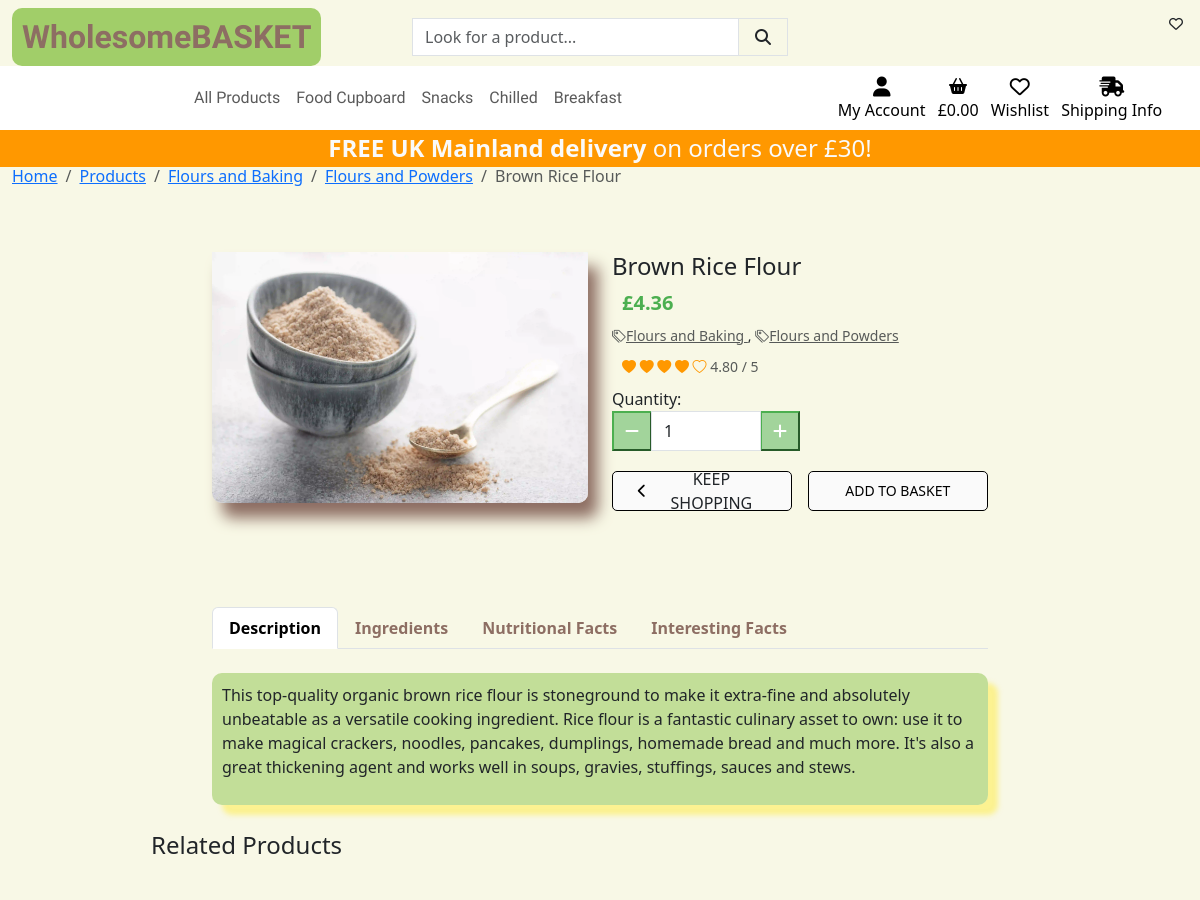
/products/28, run on the app's committed database.
### products/models.py (models this page shows, shortened)
class Category(models.Model):
    class Meta:
        verbose_name_plural = 'Categories'
    name = models.CharField(max_length=254)
    friendly_name = models.CharField(max_length=254, null=True, blank=True)
    image = models.ImageField(upload_to='categories/', null=True, blank=True)

class Product(models.Model):
    category = models.ManyToManyField('Category', related_name='products')
    sku = models.CharField(max_length=254, null=True, blank=True)
    name = models.CharField(max_length=254)
    description = models.TextField()
    price = models.DecimalField(max_digits=6, decimal_places=2, null=True, blank=True)
    ingredients = models.TextField()
    rating = models.DecimalField(max_digits=6, decimal_places=2, null=True, blank=True)
    image = models.ImageField(null=True, blank=True)
    size = models.CharField(max_length=254, null=True, blank=True)

### products/views.py (the view)
# urls.py: path('<product_id>', views.product_detail, name='product_detail'),
def product_detail(request, product_id):
    product = get_object_or_404(Product, pk=product_id)
    categories = product.category.all()
    nutritional_facts = product.nutritional_facts.all()
    related_products = product.related_products.all()
    fast_facts = product.fast_facts.all()
    context = {
        'product': product,
        'categories': categories,
        'nutritional_facts': nutritional_facts,
        'related_products': related_products,
        'interesting_facts': fast_facts,
    }
    return render(request, 'products/product_detail.html', context)

### basket/contexts.py (called while the page is built, shortened)
def basket_contents(request):
    basket_items = []
    total = 0
    product_count = 0
    basket = request.session.get('basket', {})
    if total < settings.FREE_SHIPPING_THRESHOLD:
        shipping = total * Decimal(settings.STANDARD_SHIPPING_PERCENTAGE / 100)
        free_shipping_delta = settings.FREE_SHIPPING_THRESHOLD - total
    else:
        shipping = 0
        free_shipping_delta = 0
    grand_total = shipping + total
    context = {
        'basket_items': basket_items,
        'total': total,
        'product_count': product_count,
        'shipping': shipping,
        'free_shipping_delta': free_shipping_delta,
        'free_shipping_threshold': settings.FREE_SHIPPING_THRESHOLD,
        'grand_total': grand_total,
    }
    return context

### products/templates/products/product_detail.html (shortened to what this page needs)
{% extends "base.html" %}
{% load static %}
{% block page_header %}
<div class="container header-container">
</div>
{% endblock %}
{% block content %}
<div class="overlay"></div>
<div class="container-fluid">
    <nav aria-label="breadcrumb">
        <ol class="breadcrumb">
            <li class="breadcrumb-item"><a href="{% url 'homepage' %}">Home</a></li>
            <li class="breadcrumb-item"><a href="{% url 'products' %}">Products</a></li>
            {% for category in categories %}
            <li class="breadcrumb-item"><a href="{% url 'products' %}?category={{ category.name }}">{{ category.friendly_name }}</a></li>
            {% endfor %}
            <li class="breadcrumb-item active" aria-current="page">{{ product.name }}</li>
        </ol>
    </nav>
    <div class="row">
        <div class="col-12 col-md-6 col-lg-4 offset-lg-2">
            <div class="image-container my-5">
                {% if product.image %}
                <a href="#">
                    <img class="card-img-top img-fluid main-image" src="{{ product.image.url }}"
                        alt="{{ product.name }}">
                </a>
                {% else %}
                <a href="">
                    <img class="card-img-top img-fluid" src="{% static 'noimage.png' %}" alt="{{ product.name }}">
                </a>
                {% endif %}
            </div>
        </div>
        <div class="col-12 col-md-6 col-lg-4">
            <div class="product-details-container mb-5 mt-md-5">
                <h4 class="mb-0">{{ product.name }}</h4>
                {% if product.price %}
                <h5 class="product-price">£{{ product.price }}</h5>
                {% endif %}
                <a class="btn btn-sm position-absolute top-0 end-0 m-2"><i class="far fa-heart"></i></a>
                {% if product.category.exists %}
                <p class="small mt-1 mb-0">
                    {% for category in product.category.all %}
                    <a class="text-muted" href="{% url 'products' %}?category={{ category.name }}">
                        <i class="bi bi-tags"></i>{{ category.friendly_name }}
                    </a>
                    {% if not forloop.last %}, {% endif %}
                    {% endfor %}
                </p>
                {% endif %}
                {% if product.rating %}
                <small class="text-muted">
                    <div class="rating">
                        {% for i in "12345" %}
                        {% if forloop.counter <= product.rating %} <i class="bi bi-heart-fill"></i>
                            {% else %}
                            <i class="bi bi-heart"></i>
                            {% endif %}
                            {% endfor %}
                            {{ product.rating }} / 5
                    </div>
                </small>
                {% else %}
                <small class="text-muted">No Rating</small>
                {% endif %}
                <form class="form" action="{% url 'add_to_basket' product.id %}" method="POST">
                    <div class="form-group">
                        <label for="quantity">Quantity:</label>
                        <div class="input-group w-50">
                            <div class="input-group-prepend">
                                <button type="button" class="pigment-green-btn rounded-0 decrement-qty" data-item_id="{{ product.id }}" id="decrement-qty_{{ product.id }}">
                                    <span class="icon"><i class="fas fa-minus"></i></span>
                                </button>
                            </div>
                            <input id="quantity_{{ product.id }}" class="form-control qty_input" type="number" name="quantity" value="1" min="1" max="99" data-item_id="{{ product.id }}">
                            <div class="input-group-append">
                                <button type="button" class="pigment-green-btn rounded-0 increment-qty" data-item_id="{{ product.id }}" id="increment-qty_{{ product.id }}">
                                    <span class="icon"><i class="fas fa-plus"></i></span>
                                </button>
                            </div>
                        </div>
                    </div>
                    <div class="button-row">
                        <a href="{% url 'products' %}" class="btn-link-as-button seasalt-btn">
                            <span class="icon">
                                <i class="fas fa-chevron-left"></i>
                            </span>
                            <span class="btn text-uppercase cinereous">Keep Shopping</span>
                        </a>
                        <button type="submit" class="btn-link-as-button seasalt-btn">
                            <span class="text-uppercase">Add to Basket</span>
                        </button>
                    </div>
                </form>
            </div>
        </div>
    </div>
    <div class="row mt-5">
        <div class="col-12 col-md-8 offset-md-2">
            <ul class="nav nav-tabs custom-tabs" id="productTabs" role="tablist">
                <li class="nav-item" role="presentation">
                    <button class="nav-link active" id="description-tab" data-bs-toggle="tab"
                        data-bs-target="#description" type="button" role="tab" aria-controls="description"
                        aria-selected="true">Description</button>
                </li>
                <li class="nav-item" role="presentation">
                    <button class="nav-link" id="ingredients-tab" data-bs-toggle="tab" data-bs-target="#ingredients"
                        type="button" role="tab" aria-controls="ingredients" aria-selected="false">Ingredients</button>
                </li>
                <li class="nav-item" role="presentation">
                    <button class="nav-link" id="nutritional-tab" data-bs-toggle="tab" data-bs-target="#nutritional"
                        type="button" role="tab" aria-controls="nutritional" aria-selected="false">Nutritional
                        Facts</button>
                </li>
                <li class="nav-item" role="presentation">
                    <button class="nav-link" id="interesting-facts-tab" data-bs-toggle="tab"
                        data-bs-target="#interesting-facts" type="button" role="tab" aria-controls="interesting-facts"
                        aria-selected="false">Interesting Facts</button>
                </li>
            </ul>
            <div class="tab-content mt-4" id="productTabsContent">
                <div class="tab-pane fade show active product-description" id="description" role="tabpanel"
                    aria-labelledby="description-tab">
                    <p>{{ product.description }}</p>
                </div>
            </div>
        </div>
    </div>
    {% if product.related_products %}
    <div class="container">
        <div class="row">
            <div class="col-12">
                <h4 class="mb-4 offset-lg-1 p-3">Related Products</h4>
            </div>
        </div>
    </div>
    {% endif %}
</div>
{% endblock %}

### static/css/base.css (style rules this page uses)
.cinereous { background-color: #8D6E63; }
html { height: 100%; }
body { background: url('/media/backgroud-food-spices.webp') no-repeat center center fixed; background-size: cover; height: calc(100vh - 164px); color: #FAFAFA; font-family: "Raleway", sans-serif; }
.icon { align-items: center; display: inline-flex; justify-content: center; height: 1.5rem; width: 1.5rem; }
.product-price { color: #4CAF50ff; font-weight: bold; margin: 10px; }
.overlay { height: 100%; width: 100%; top: 0; left: 0; position: fixed; background: rgba(245, 245, 220, 0.7); z-index: -1; }
.main-image { border-radius: 10px; box-shadow: 10px 15px 15px rgba(141, 110, 99, 1); }
.rating { margin: 10px; }
.pigment-green-btn { background-color: rgba(76, 175, 80, 0.5); border-color: #4CAF50; color: #fff; height: 40px; }
.btn-link-as-button { display: inline-flex; align-items: center; justify-content: center; padding: 10px 20px; border: none; border-radius: 5px; text-decoration: none; font-size: 14px; transition: background-color 0.3s ease, color 0.3s ease; width: 48%; text-align: center; height: 40px; }
.seasalt-btn { background-color: #FAFAFA; color: black; border: 1px solid black; }
.button-row { display: flex; justify-content: space-between; align-items: center; gap: 10px; margin-top: 20px; }
.custom-tabs .nav-link { color: #8D6E63ff; font-weight: bold; }
.custom-tabs .nav-link.active { color: #8D6E63ff; border: 1px solid #8D6E63ff; }
#description, #ingredients, #nutritional, #interesting-facts { background-color: rgba(139, 195, 74, 0.5); padding: 10px; margin-bottom: 10px; border-radius: 10px; box-shadow: 10px 10px 5px rgba(255, 235, 59, 0.5); }
.bi.bi-heart-fill { color: rgba(255, 152, 0, 1); }
.bi.bi-heart { color: rgba(255, 152, 0, 1); }
@media (min-width: 1200px) { .container { max-width: 80%; } }
@media (min-width: 992px) { .header-container { padding-top: 164px; } }

### data on the page
Category: friendly_name "Flours and Baking"
Category: friendly_name "Flours and Powders"
Product: name "Brown Rice Flour", image (picture), price "4.36", rating "4.80", description "This top-quality organic brown rice flour is stoneground to make it extra-fine and absolutely unbeatable as a versatile cooking ingredient. Rice flour is a fantastic culinary asset to own: use it to make magical crackers, noodles, pancakes, dumplings, homemade bread and much more. It's also a great thickening agent and works well in soups, gravies, stuffings, sauces and stews."

### other printed values
{{ free_shipping_threshold }} "30"
